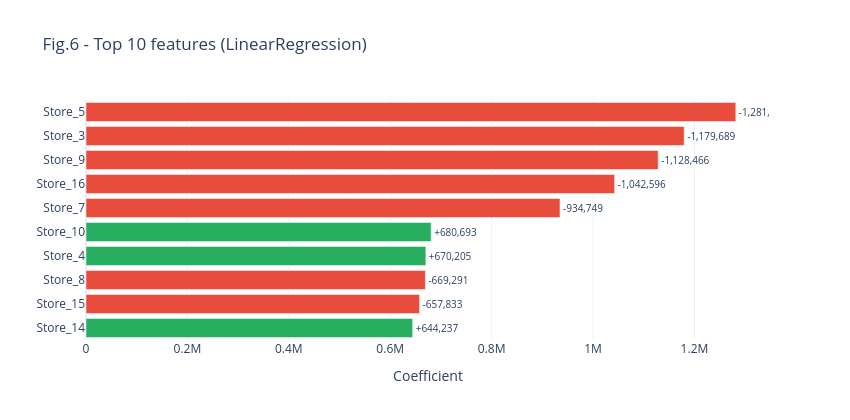

The cell this chart's notebook holds for it:
### Code cell
# Fig 5 : Top 10 features (meilleur modèle) 
best_models = {'LinearRegression': lr, f'Ridge (o={ridge_cv.best_params_["alpha"]})': best_ridge,
               f'Lasso (o={lasso_cv.best_params_["alpha"]})': best_lasso}
best_model_obj = list(best_models.values())[best_idx]
 
coef_best = pd.DataFrame({
    'Feature': X_train.columns,
    'Coefficient': best_model_obj.coef_
}).sort_values('Coefficient', key=abs, ascending=True).tail(10)
 
fig5 = go.Figure()
colors_top = ['#e74c3c' if c < 0 else '#27ae60' for c in coef_best['Coefficient']]
fig5.add_trace(go.Bar(
    y=coef_best['Feature'], x=coef_best['Coefficient'].abs(),
    orientation='h', marker_color=colors_top,
    text=[f"{c:+,.0f}" for c in coef_best['Coefficient']],
    textposition='outside', textfont=dict(size=10)
))
fig5.update_layout(title=f"Fig.6 - Top 10 features ({best_model_name})",
                   xaxis_title="Coefficient", yaxis_title="",
                   height=420, width=850, template='plotly_white')
fig5.write_image(f"{output_images_path}/f5_top10_features.png", scale=2)
fig5.show()

### Figure 1 — Plotly figure (JSON) as saved in the notebook; plotly's stock layout.template omitted (floating-point values rounded to 4 significant figures)
{"data": [{"marker": {"color": ["#27ae60", "#e74c3c", "#e74c3c", "#27ae60", "#27ae60", "#e74c3c", "#e74c3c", "#e74c3c", "#e74c3c", "#e74c3c"]}, "orientation": "h", "text": ["+644,237", "-657,833", "-669,291", "+670,205", "+680,693", "-934,749", "-1,042,596", "-1,128,466", "-1,179,689", "-1,281,516"], "textfont": {"size": 10}, "textposition": "outside", "type": "bar", "x": [644200.0, 657800.0, 669300.0, 670200.0, 680700.0, 934700.0, 1043000.0, 1128000.0, 1180000.0, 1282000.0], "y": ["Store_14", "Store_15", "Store_8", "Store_4", "Store_10", "Store_7", "Store_16", "Store_9", "Store_3", "Store_5"]}], "layout": {"height": 420, "title": {"text": "Fig.6 - Top 10 features (LinearRegression)"}, "width": 850, "xaxis": {"title": {"text": "Coefficient"}}, "yaxis": {"title": {"text": ""}}}}
